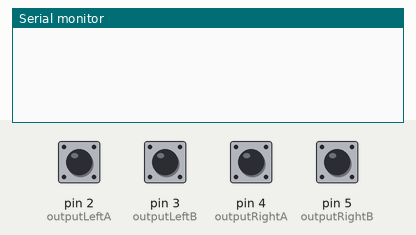
A sketch run on a simulated Arduino Uno, built with avr-gcc and run on an emulated ATmega328P. Shown: the last lines printed to the serial monitor. The test bench sets the inputs (shaded band); at power-on: pin 2 (outputLeftA), pin 4 (outputRightA) HIGH, pin 3 (outputLeftB), pin 5 (outputRightB) LOW.

Above: at 1.2 s.
1.3 s: pin 2 (outputLeftA) pulled LOW for 0.15 s
At 2.1 s:
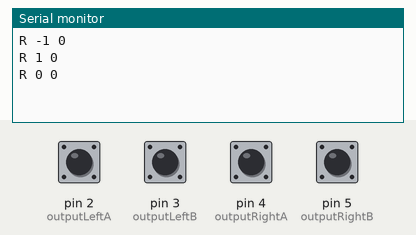
3.1 s: pin 4 (outputRightA) pulled LOW for 0.15 s
At 5.1 s:
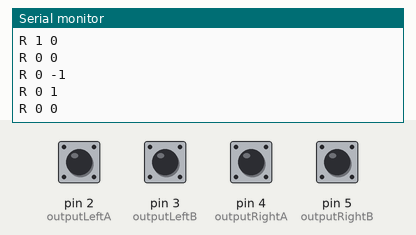
Timing chart, 0 to 6.6 s (numbered marks = the images above; inputs shaded):
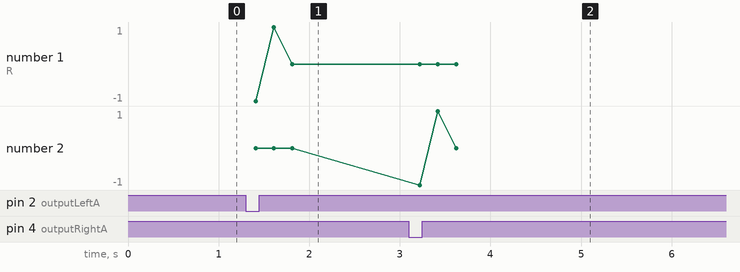

The sketch:

WheelchairArduino.ino
```cpp
#include <SoftwareSerial.h>
#include <SerialCommand.h>

#define outputLeftA 2
#define outputLeftB 3
int counterLeft = 0;
int aStateLeft;
int aLastStateLeft;

#define outputRightA 4
#define outputRightB 5
int counterRight = 0;
int aStateRight;
int aLastStateRight;

int oldLeft = 0;
int oldRight = 0;

SerialCommand sCmd;

unsigned long lastSendTime = 0;
int sendInterval = 200;

void setup() {
   pinMode (outputLeftA,INPUT);
   pinMode (outputLeftB,INPUT);

   pinMode (outputRightA,INPUT);
   pinMode (outputRightB,INPUT);

   Serial.begin (9600);
   while (!Serial);

  sCmd.addCommand("N", askName);
  sCmd.setDefaultHandler(errorHandler);

   // Reads the initial state of the outputALeft
   aLastStateLeft = digitalRead(outputLeftA);

    // Reads the initial state of the outputARight
   aLastStateRight = digitalRead(outputRightA);
 }

void askName(){
  Serial.println("N Wheelchair");
}

void errorHandler () {
  Serial.println("E unreadable command.");
}

void loop() {
  CheckLeft();
  CheckRight();
  if ((millis() - lastSendTime) > sendInterval){
    GetValues();
    lastSendTime = millis();
  }
}

void CheckLeft(){
  aStateLeft = digitalRead(outputLeftA); // Reads the "current" state of the outputA
   // If the previous and the current state of the outputA are different, that means a Pulse has occured
   if (aStateLeft != aLastStateLeft){
     // If the outputB state is different to the outputA state, that means the encoder is rotating clockwise
     if (digitalRead(outputLeftB) != aStateLeft)
     {
       counterLeft ++;
     }
     else
     {
       counterLeft--;
     }
     //Serial.println(counterLeft);
     //Serial.println(counterLeft);
   }
   aLastStateLeft = aStateLeft; // Updates the previous state of the outputA with the current state
}

void CheckRight(){
  aStateRight = digitalRead(outputRightA); // Reads the "current" state of the outputA
   // If the previous and the current state of the outputA are different, that means a Pulse has occured
   if (aStateRight != aLastStateRight){
     // If the outputB state is different to the outputA state, that means the encoder is rotating clockwise
     if (digitalRead(outputRightB) != aStateRight) {
       counterRight ++;
     } else {
       counterRight --;
     }
     //Serial.print("Right ");
     //Serial.println(counterRight);
   }
   aLastStateRight = aStateRight; // Updates the previous state of the outputA with the current state
}

void GetValues()
{
  //if(counterLeft | counterRight !=0)
  if(counterLeft != oldLeft || counterRight != oldRight)
  {
  Serial.print("R ");
  Serial.print(counterLeft);
  Serial.print(" ");
  Serial.println(counterRight);
}
  oldLeft = counterLeft; oldRight = counterRight;
  counterLeft = 0; counterRight = 0;
}
```

Measured:
- after the input at 1.3 s, the serial monitor: prints a new line after 0.11 s (image 1)
- after the input at 3.1 s, the serial monitor: prints a new line after 0.12 s (image 2)
